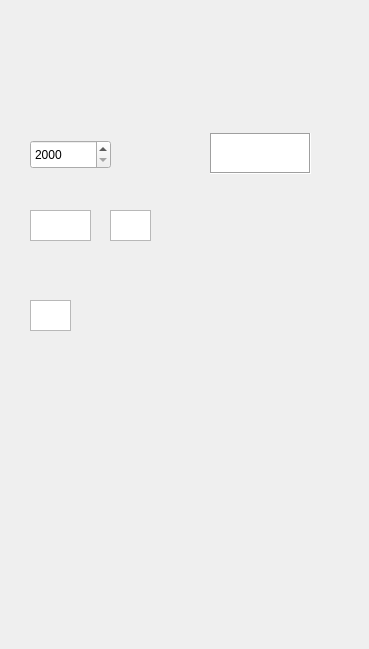
    <widget class="QWidget" name="get_motor_baxi_box_info">
     <widget class="QLabel" name="label_16">
      <property name="geometry">
       <rect>
        <x>0</x>
        <y>0</y>
        <width>360</width>
        <height>640</height>
       </rect>
      </property>
      <property name="text">
       <string/>
      </property>
      <property name="pixmap">
       <pixmap>../image/get_machine_baxi_box_info/get_motor_baxi_box_info.png</pixmap>
      </property>
     </widget>
     <widget class="QPushButton" name="motor_card_get_motor_baxi_box_info">
      <property name="geometry">
       <rect>
        <x>40</x>
        <y>370</y>
        <width>181</width>
        <height>29</height>
       </rect>
      </property>
      <property name="text">
       <string/>
      </property>
      <property name="flat">
       <bool>true</bool>
      </property>
     </widget>
     <widget class="QTextEdit" name="motor_capacity_get_motor_baxi_box_info">
      <property name="geometry">
       <rect>
        <x>30</x>
        <y>300</y>
        <width>41</width>
        <height>31</height>
       </rect>
      </property>
      <property name="frameShape">
       <enum>QFrame::StyledPanel</enum>
      </property>
     </widget>
     <widget class="QTextEdit" name="three_digit_pelak_get_motor_baxi_box_info">
      <property name="geometry">
       <rect>
        <x>110</x>
        <y>210</y>
        <width>41</width>
        <height>31</height>
       </rect>
      </property>
      <property name="frameShape">
       <enum>QFrame::StyledPanel</enum>
      </property>
     </widget>
     <widget class="QTextEdit" name="five_digit_pelak_get_motor_baxi_box_info">
      <property name="geometry">
       <rect>
        <x>30</x>
        <y>210</y>
        <width>61</width>
        <height>31</height>
       </rect>
      </property>
      <property name="frameShape">
       <enum>QFrame::StyledPanel</enum>
      </property>
     </widget>
     <widget class="QPushButton" name="pushButt_next_get_motor_baxi_box_info">
      <property name="geometry">
       <rect>
        <x>40</x>
        <y>420</y>
        <width>271</width>
        <height>29</height>
       </rect>
      </property>
      <property name="text">
       <string/>
      </property>
      <property name="flat">
       <bool>true</bool>
      </property>
     </widget>
     <widget class="QPushButton" name="pushButt_back_get_motor_baxi_box_info">
      <property name="geometry">
       <rect>
        <x>40</x>
        <y>490</y>
        <width>271</width>
        <height>29</height>
       </rect>
      </property>
      <property name="text">
       <string/>
      </property>
      <property name="flat">
       <bool>true</bool>
      </property>
     </widget>
     <widget class="QTextEdit" name="motor_name_get_motor_baxi_box_info">
      <property name="geometry">
       <rect>
        <x>210</x>
        <y>133</y>
        <width>101</width>
        <height>41</height>
       </rect>
      </property>
      <property name="frameShape">
       <enum>QFrame::Box</enum>
      </property>
     </widget>
     <widget class="QSpinBox" name="motor_generate_year_get_motor_baxi_box_info">
      <property name="geometry">
       <rect>
        <x>30</x>
        <y>140</y>
        <width>81</width>
        <height>29</height>
       </rect>
      </property>
      <property name="minimum">
       <number>2000</number>
      </property>
      <property name="maximum">
       <number>2024</number>
      </property>
      <property name="singleStep">
       <number>1</number>
      </property>
     </widget>
    </widget>
